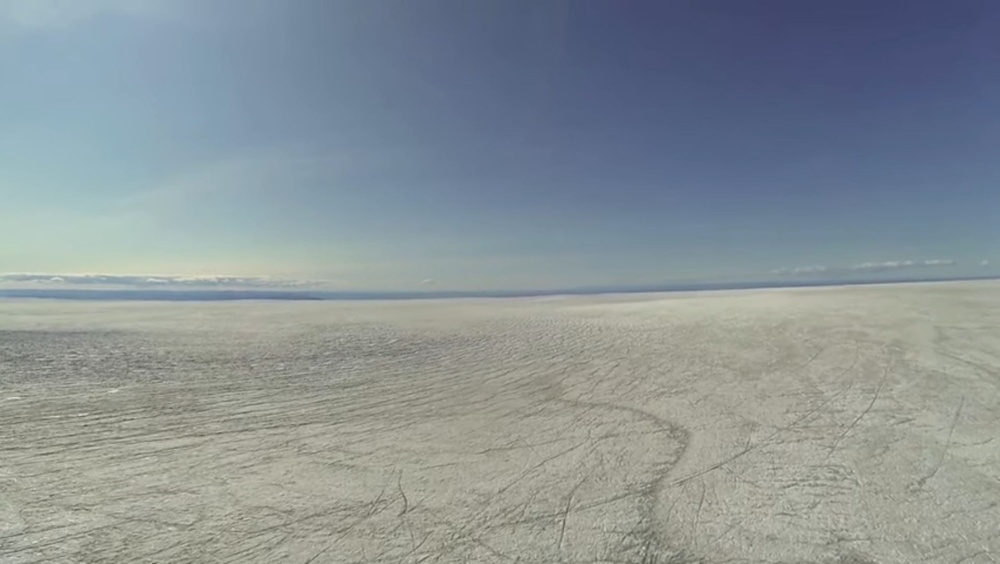
#> input picture Glados_yolov5_plane_detection_training/src/kayıt_uçuş.JPG, 1000 x 564 px, shrunk from 1916 x 1080 before the run
$ python -i vision.py   (imports and definitions only)
#> lines starting #> are read from the running program, lines starting #| are printed output that depends on the picture
#> further down, picture is the input picture: shape (564, 1000, 3); mean B, G, R 151, 147, 137.5

import cv2

import argparse
import sys

import math

#def generateMovementCommand(delta):

def getCenter(contour):
	M = cv2.moments(contour)
	cx = int(M['m10']/M['m00'])
	cy = int(M['m01']/M['m00'])
	return (cx,cy)

def getDelta(point1,point2):
	return math.sqrt((point1[0]-point2[0])**2 + (point1[1]-point2[1])**2)

def get_single_axis_delta(value1,value2):
    return value2 - value1

def point_in_rectangle(point, left, right, top, bottom):
    if left < point[0] and point[0] < right and top < point[1] and point[1] < bottom:
        return True
    else:
        return False

#unused code below \/
def process(output_img):

    gray = cv2.cvtColor(output_img, cv2.COLOR_BGR2GRAY)
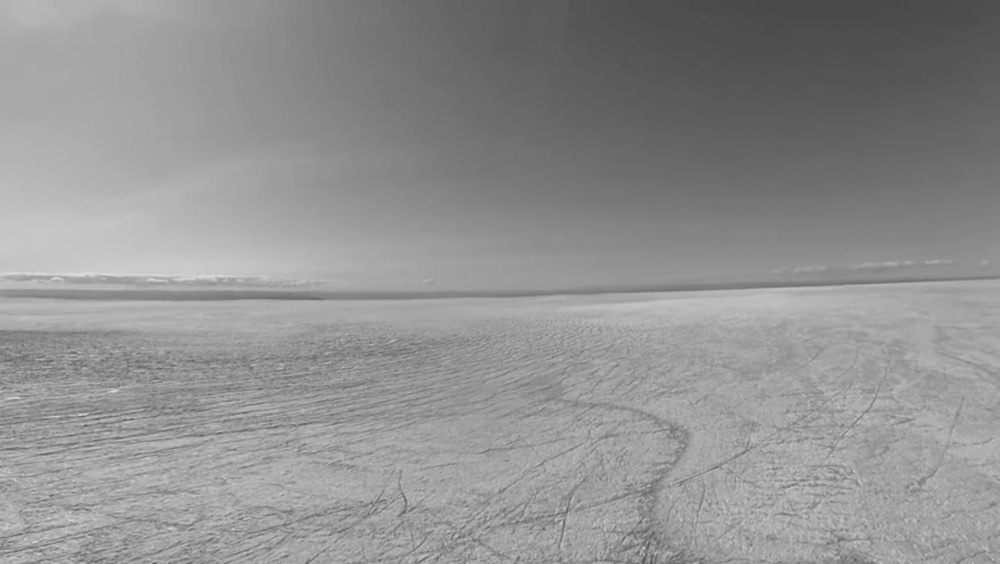
#> gray: shape (564, 1000); min 72, max 221, mean 144.6
    contours, hierarchy = cv2.findContours(gray, cv2.RETR_EXTERNAL, cv2.CHAIN_APPROX_SIMPLE)
#> contours = [[[0, 0], [0, 563], [999, 563], [999, 0]]]

    centerpoint = (round(output_img.shape[1] / 2), round(output_img.shape[0] / 2))
#> centerpoint = (500, 282)

    filtered_contours = []
    for contour in contours:
        area = cv2.contourArea(contour)
        print(area)
        if area > 100000.0:
            filtered_contours.append(contour)
#> this loop made 1 pass
#> (contour, area) on pass 1: ([[0, 0], [0, 563], [999, 563], [999, 0]], 562437)
#| 562437.0
#> after the loop, filtered_contours = [[[0, 0], [0, 563], [999, 563], [999, 0]]]

    count = 0
    target = ((centerpoint[0],centerpoint[1]),0)
#> target = ((500, 282), 0)
    if len(filtered_contours) > 1:
    #decision needs to be made to which target drone needs to go
        for contour in filtered_contours:
            targetCenter = getCenter(contour)
            if count == 0:
                targetCenter = getCenter(contour)
                delta = getDelta(targetCenter, centerpoint)
                target = (targetCenter,delta)
            else:
                currentDelta = getDelta(targetCenter, centerpoint)
                if abs(target[1]) > abs(currentDelta):
                    targetCenter = getCenter(contour)
                    target = (targetCenter,currentDelta)
            count+=1


    elif len(filtered_contours) == 1:
        targetCenter = getCenter(filtered_contours[0])
#> in getCenter, `M = cv2.moments(contour)`: M = moments, m00 562437, centre m10/m00, m01/m00 = (499.5, 281.5)
#> in getCenter, `cx = int(M['m10']/M['m00'])`: cx = 499
#> in getCenter, `cy = int(M['m01']/M['m00'])`: cy = 281
#> targetCenter = (499, 281)
        delta = getDelta(targetCenter, centerpoint)
#> delta = 1.41
        target = (targetCenter,delta)
#> target = ((499, 281), 1.41)

    else:
        cv2.putText(output_img, "NO TARGET", (50, 50), cv2.FONT_HERSHEY_SIMPLEX , 1, (0, 0, 255), 3, cv2.LINE_AA)

    #show target
    cv2.circle(output_img, target[0], 20, (0, 0, 255), thickness=-1, lineType=8, shift=0)
    cv2.putText(output_img, str(target[1]), (50, 50), cv2.FONT_HERSHEY_SIMPLEX , 1, (0, 0, 255), 3, cv2.LINE_AA)
    #show path
    cv2.line(output_img, centerpoint, target[0], (255, 0, 0), thickness=10, lineType=8, shift=0)
#> output_img: shape (564, 1000, 3); mean B, G, R 149.5, 145.5, 138.7

    #show center
    cv2.circle(output_img, centerpoint, 20, (0, 255, 0), thickness=-1, lineType=8, shift=0)

    #show contours
    cv2.drawContours(output_img, filtered_contours, -1, (255, 255, 255), 3)
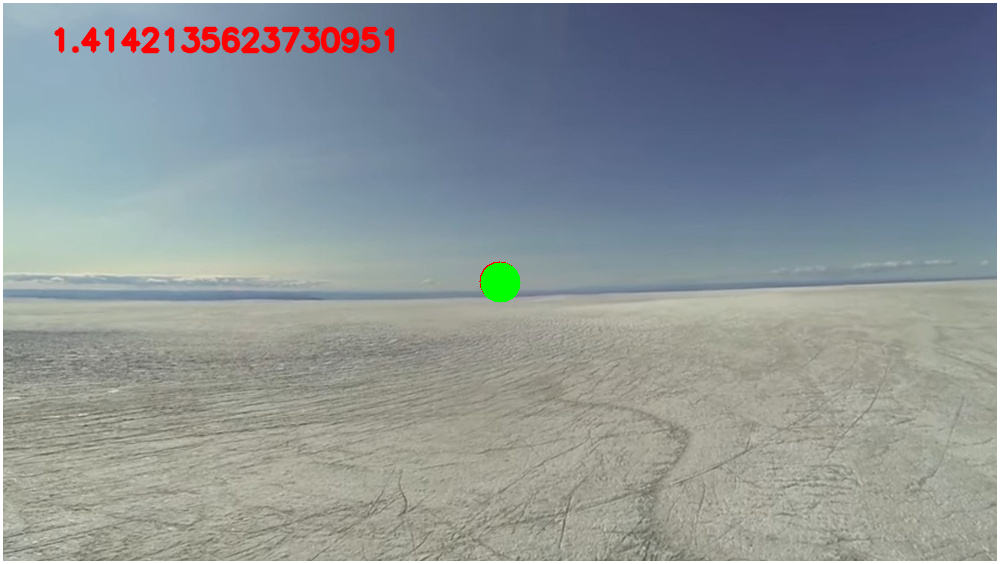
#> output_img: shape (564, 1000, 3); mean B, G, R 151.2, 148, 140.2

    return output_img

>>> import cv2
>>> picture = cv2.imread('../kayıt_uçuş.JPG')
>>> result = process(picture)

$ run again, on Glados_yolov5_plane_detection_training/src/uav_168.jpg
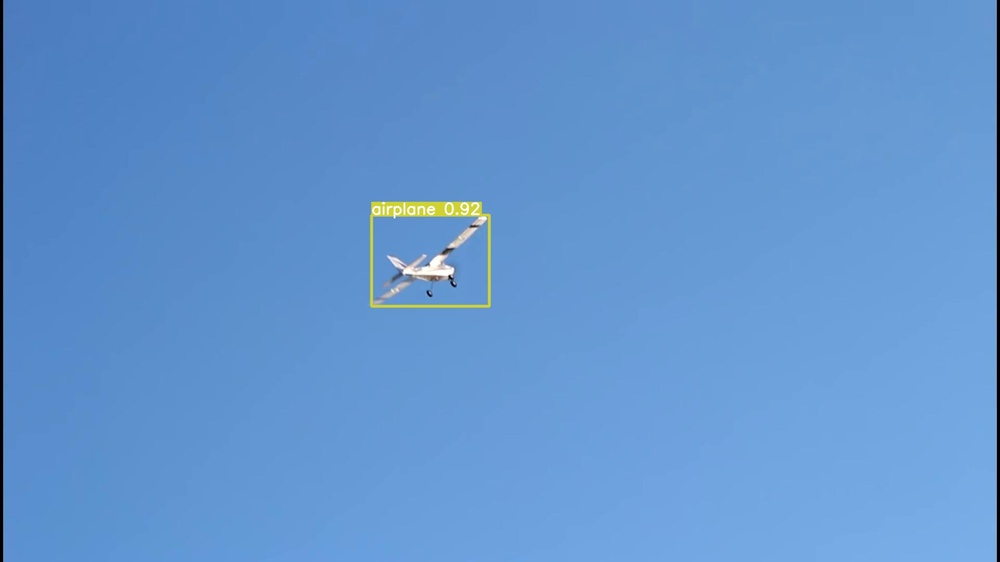
#> input picture Glados_yolov5_plane_detection_training/src/uav_168.jpg, 1000 x 562 px, shrunk from 1920 x 1080 before the run
#> picture is the input picture: shape (562, 1000, 3); mean B, G, R 208, 149.3, 98.9
#> in process, `gray = cv2.cvtColor(output_img, cv2.COLOR_BGR2GRAY)`:
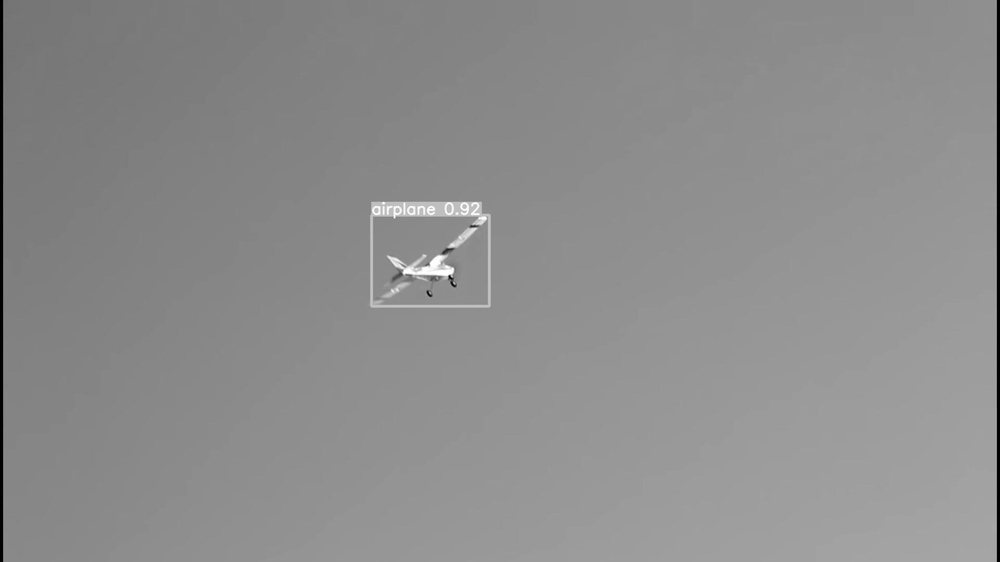
#> gray: shape (562, 1000); min 1, max 255, mean 140.9
#> contours = [[[0, 0], [0, 561], [999, 561], [999, 0]]]
#> the loop in process, `for contour in contours:` made 1 pass
#> (contour, area) on pass 1: ([[0, 0], [0, 561], [999, 561], [999, 0]], 560439)
#> (printed output is left out)
#> M = moments, m00 560439, centre m10/m00, m01/m00 = (499.5, 280.5)
#> cx = 499
#> cy = 280
#> targetCenter = (499, 280)
#> delta = 1.41
#> in process, `target = (targetCenter,delta)`: target = ((499, 280), 1.41)
#> in process, `cv2.drawContours(output_img, filtered_contours, -1, (255, 255, 255), 3)`:
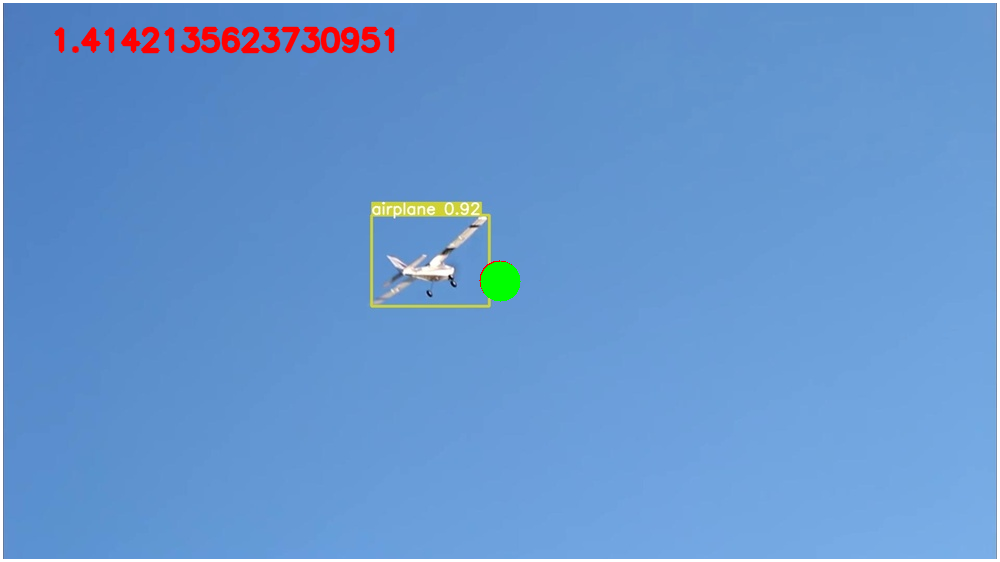
#> output_img: shape (562, 1000, 3); mean B, G, R 207.9, 151.2, 103.2
